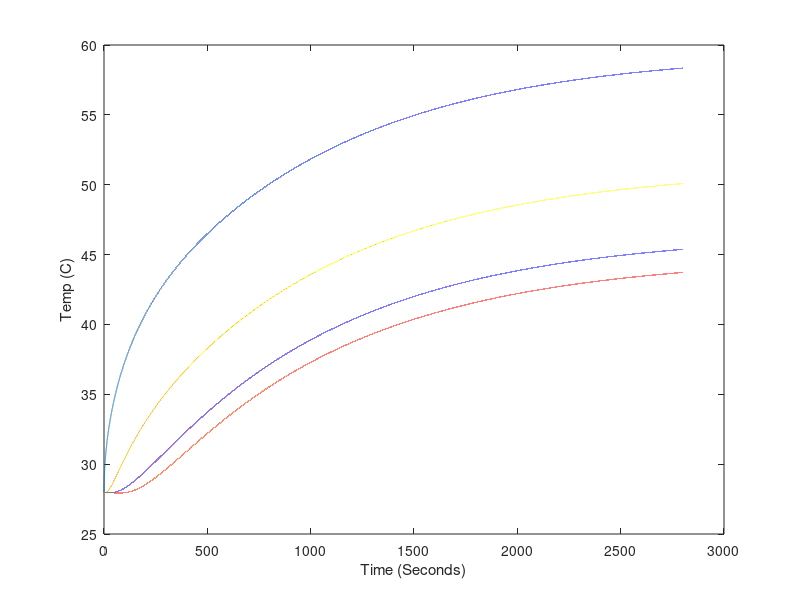

Source code (MATLAB): (Note: this script raises an error after producing the figure.)
%Constants for fit
kc = 14; %Convection coefficient of horizontal Al rod (W/(m^2K))
k = 170; %Constant of conductivity of Al (W/(mK))
e = 0.1; %Emmisivity of sandblasted Al rod
Cp = 970; %Specific heat capacity of Al (J/(K kg))
Pinl = 7; %Power into the left side of the rod (W)

%Number of steps
Nx = 130; %Number of steps in length
Nt = 100000; %Number of steps in time
t0 = 0; %Start time (s)
tf = 2800; %End time (s)
x0 = 0; %Start length (m)
xf = 0.3; %End length (m)

%Constants
a = 0.011; %Radius of the rod (m)
SBc = 5.67e-8; %Stefan-Boltzmann constant (W/(m^2K^4))
Tamb = 273+27; %Ambient temperature (K)
rho = 2.7e3; %Density of Al (kg/m^3)

%Calculated numbers
dx = (xf - x0)/(Nx);
dt = (tf - t0)/(Nt);
%Temperature change due to convection (K)
dT_convec = @(Tx) (kc*2*(Tx-Tamb)*dt)/(Cp*rho*a); 
%Temperature change due to radiation (K)
dT_rad = @(Tx) (e*SBc*2*(Tx.^4-Tamb^4)*dt)/(Cp*rho*a); 
dT_convec_end = @(Tx) (kc*(Tx-Tamb)*dt)/(Cp*rho*dx);
dT_rad_end = @(Tx) (e*SBc*(Tx.^4-Tamb^4)*dt)/(Cp*rho*dx);
%Temperature change in chunk (K)
dT = @(P) (P * dt)/(Cp * pi*a^2*dx*rho); 

%==============
%= Simulation =
%==============

%Storage
T = zeros(Nx, Nt); %Array o temp over time, indices are (x,t)

%initial
T(:,1) = ones(Nx,1)*(273+28); %Set all temperatures to Tamb

for time = 1:Nt-1
    %power in to and conduction out of first slice
    T(1,time+1)=T(1,time)+dT(Pinl)+((k/(Cp*rho))*(T(2,time)-...
      T(1,time))./dx^2)*dt;
    
    %temperature changes due to conduction along rod
    T(2:Nx-1,time+1)=T(2:Nx-1,time)+(k/(Cp*rho))*((T(3:Nx,time)...
      -2*T(2:Nx-1,time)+T(1:Nx-2,time))./dx^2)*dt;
    T(Nx,time+1) = T(Nx,time)-((k/(Cp*rho))*(T(Nx,time)-T(Nx-1,time))./dx^2)*dt;
    
    %temperature changes due to loss in convection and radiation
    T(1:Nx,time+1)=T(1:Nx,time+1) - dT_convec(T(1:Nx,time+1)) -...
     dT_rad(T(1:Nx,time+1));
    
    %convection and radiation at cold and hot end of rod
    T(Nx,time+1)=T(Nx,time+1) - dT_convec_end(T(Nx,time+1)) -...
     dT_rad_end(T(Nx,time+1));
end


% Point trim for data (to allow for time it takes to heat power resistor)
notTrimmed = false; 
if notTrimmed
    l = length(T1);
    numTrim = 4;
    T1 = T1(numTrim:l);
    T2 = T2(numTrim:l);
    T3 = T3(numTrim:l);
    T4 = T4(numTrim:l);
    T5 = T5(numTrim:l);
    timeDATA = timeDATA(1:length(T1));
end

timeSim = linspace(0,tf,Nt);

% Plot of all points of rod simulation
% for position = 1:Nx
%     plot(timeSim,(T(position,:)-273));
%     hold on;
% end

plot(timeSim,(T(1,:)-273));
hold on;
plot(timeSim,(T(Nx,:)-273));
plot(timeSim,(T(floor(Nx/3),:)-273));
plot(timeSim,(T(floor(Nx*2/3),:)-273));

xlabel('Time (Seconds)');
ylabel('Temp (C)');

plot(timeDATA, T1, 'c', timeDATA, T2, 'y', timeDATA, T3, 'g', timeDATA, T4,...
 'r', timeDATA, T5, 'm')

% Calculate chai squared values
X1 = zeros(1,length(timeDATA));
X2 = zeros(1,length(timeDATA));
X3 = zeros(1,length(timeDATA));
X4 = zeros(1,length(timeDATA));
T = T-273;
for tindex = 1:length(timeDATA)
   % Getting correct indices
   tcur = timeDATA(tindex);
   tmp = abs(timeSim-tcur);
   [idx idx] = min(tmp); %index of closest value
   TData1 = T1(tindex);
   TSim1 = T(Nx,idx);
   X1(tindex) = (TData1-TSim1)^2;
   
   TData2 = T2(tindex);
   TSim2 = T(floor(Nx*2/3),idx);
   X2(tindex) = (TData2-TSim2)^2;
   
   TData3 = T3(tindex);
   TSim3 = T(floor(Nx/3),idx);
   X3(tindex) = (TData3-TSim3)^2;
   
   TData4 = T4(tindex);
   TSim4 = T(1,idx);
   X4(tindex) = (TData4-TSim4)^2;
end

Xsquare1 = sum(X1)/length(X1)
Xsquare2 = sum(X2)/length(X2)
Xsquare3 = sum(X3)/length(X3)
Xsquare4 = sum(X4)/length(X4)
XsquareTot = (Xsquare1^2 + Xsquare2^2 + Xsquare3^2 + Xsquare4^2)/4

hold off;